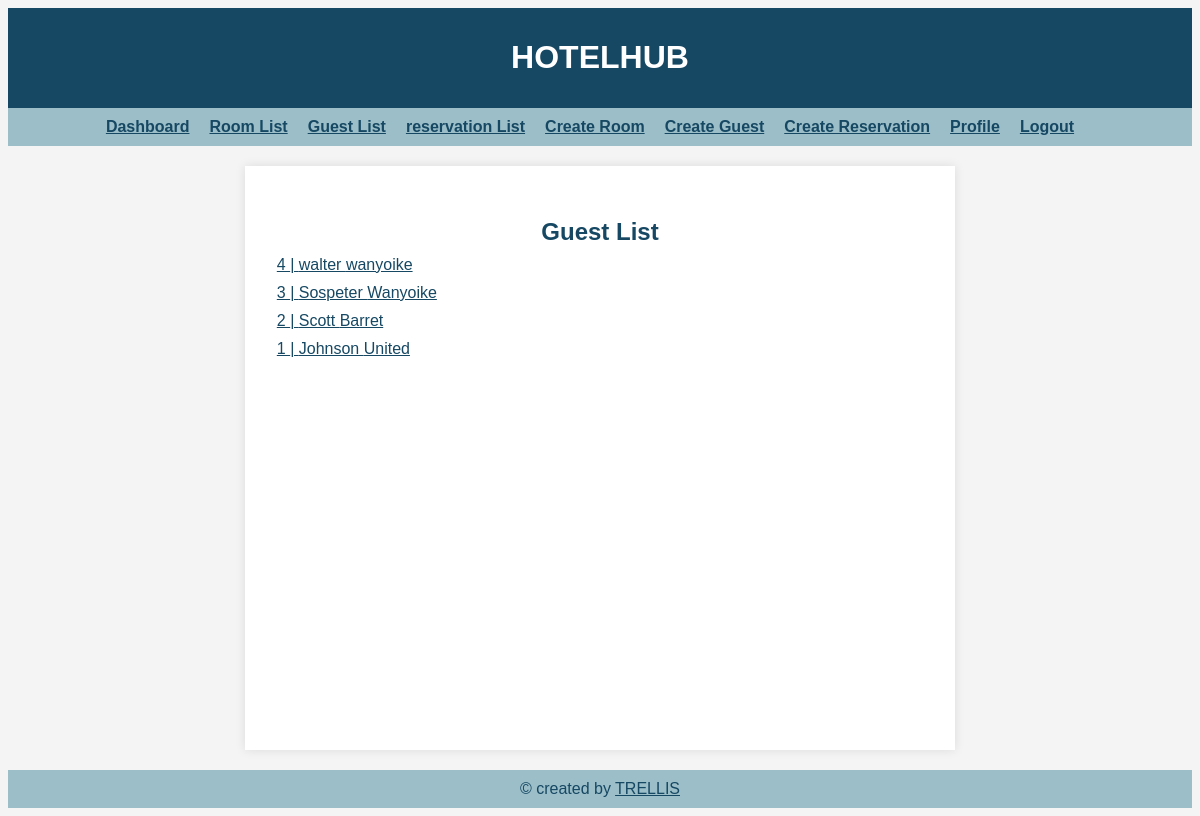
Screenshot of /guests/ (signed in) with the database file from the repository.
### guest/models.py (models this page shows, shortened)
class Guest(models.Model):
    first_name = models.CharField(max_length=50)
    last_name = models.CharField(max_length=50)
    email = models.EmailField(unique=True)
    phone_number = models.CharField(max_length=15)
    government_id = models.CharField(max_length=15)
    address = models.TextField(max_length=200)

### guest/views.py (the view)
# urls.py: path('guests/', GuestListView.as_view(), name='guest_list'),
class GuestListView(LoginRequiredMixin, ListView):
    model = Guest
    context_object_name = "guests"
    paginate_by = 10
    template_name = "guest_list.html"
    def get_queryset(self):
        return Guest.objects.all().order_by('-id')

### guest/templates/guest_list.html (shortened to what this page needs)
{% extends 'base.html' %}
{% block content %}
  <h2 class="titlex">Guest List</h2>
  <ul class="listx">
    {% for guest in guests %}
      <li class="itemx"><a class="linky" href="{% url 'guest_detail' guest.pk %}">{{ guest.id }} | {{ guest.first_name }} {{ guest.last_name }}</a></li>
    {% empty %}
    <p>No Record found! <a href="{% url 'guest_create' %}" class="linky">Add Guest </a></p>
      {% endfor %}
  </ul>
{% endblock content %}

### main/static/styles.css (style rules this page uses)
:root { --primary-color: #164863; --secondary-color: #9BBEC8; }
body { font-family: 'Arial', sans-serif; background-color: #f4f4f4; color: #333; display: flex; flex-direction: column; min-height: 100vh; }
.titlex { color: var(--primary-color); margin-bottom: 10px; text-align: center; }
.listx { list-style:none; padding: 0; margin: 0; }
.itemx { margin-bottom: 10px; }
.linky { text-decoration: underline; color: var(--primary-color) }

### rows the page displays
Guest: id "4", first_name "walter", last_name "wanyoike"
Guest: id "3", first_name "Sospeter", last_name "Wanyoike"
Guest: id "2", first_name "Scott", last_name "Barret"
Guest: id "1", first_name "Johnson", last_name "United"
